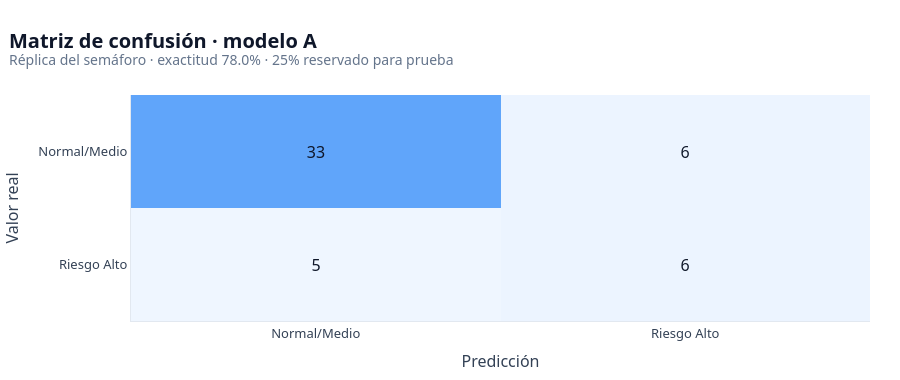

Notebook code cell kept with this figure:
### Code cell
etiquetas_clase = ["Normal/Medio", "Riesgo Alto"]

fig_cm = px.imshow(
    cm,
    text_auto=True,
    aspect="auto",
    x=etiquetas_clase,
    y=etiquetas_clase,
    color_continuous_scale=["#EFF6FF", "#DBEAFE", "#BFDBFE", "#93C5FD", "#60A5FA"],
    labels=dict(x="Predicción", y="Valor real", color="Casos"),
)
estilo_fig(
    fig_cm,
    "Matriz de confusión · modelo A",
    f"Réplica del semáforo · exactitud {res_a['accuracy']:.1%} · 25% reservado para prueba",
    height=380,
)
fig_cm.update_layout(coloraxis_showscale=False)
fig_cm.update_traces(textfont=dict(size=16, color="#0F172A"))
fig_cm.show()

fig_roc_b = None
if res_b:
    from sklearn.metrics import roc_curve

    fpr, tpr, _ = roc_curve(yb_test, yb_proba)
    fig_roc_b = go.Figure()
    fig_roc_b.add_trace(go.Scatter(x=fpr, y=tpr, mode="lines", name="Random Forest",
                                   line=dict(color="#2563EB", width=3)))
    fig_roc_b.add_trace(go.Scatter(x=[0, 1], y=[0, 1], mode="lines", name="Azar",
                                   line=dict(color="#94A3B8", dash="dash")))
    estilo_fig(
        fig_roc_b,
        "Curva ROC · abandono observado",
        f"Corte {res_b['corte']} · AUC {res_b['auc']:.3f} · {res_b['alumnos']} alumnos",
        height=420,
        grid="both",
    )
    fig_roc_b.update_xaxes(title="Tasa de falsos positivos")
    fig_roc_b.update_yaxes(title="Tasa de verdaderos positivos")
    fig_roc_b.show()

### Figure 1 — Plotly figure (JSON) as saved in the notebook; plotly's stock layout.template omitted (floating-point values rounded to 4 significant figures)
{"data": [{"coloraxis": "coloraxis", "hovertemplate": "Predicción: %{x}<br>Valor real: %{y}<br>Casos: %{z}<extra></extra>", "name": "0", "textfont": {"color": "#0F172A", "size": 16}, "texttemplate": "%{z}", "type": "heatmap", "x": ["Normal/Medio", "Riesgo Alto"], "xaxis": "x", "y": ["Normal/Medio", "Riesgo Alto"], "yaxis": "y", "z": [[33, 6], [5, 6]]}], "layout": {"coloraxis": {"autocolorscale": false, "colorbar": {"title": {"text": "Casos"}}, "colorscale": [[0, "#EFF6FF"], [0.25, "#DBEAFE"], [0.5, "#BFDBFE"], [0.75, "#93C5FD"], [1, "#60A5FA"]], "showscale": false}, "font": {"color": "#334155", "family": "Segoe UI, Arial, sans-serif", "size": 13}, "height": 380, "hoverlabel": {"bgcolor": "white", "font": {"family": "Segoe UI, Arial", "size": 12}}, "legend": {"orientation": "h", "title": {"text": ""}, "traceorder": "normal", "x": 1, "xanchor": "right", "y": 1.02, "yanchor": "bottom"}, "margin": {"b": 45, "l": 20, "r": 30, "t": 95}, "paper_bgcolor": "white", "plot_bgcolor": "white", "title": {"font": {"color": "#0F172A", "size": 20}, "text": "<b>Matriz de confusión · modelo A</b><br><sup style='color:#64748B'>Réplica del semáforo · exactitud 78.0% · 25% reservado para prueba</sup>", "x": 0.01, "xanchor": "left"}, "xaxis": {"anchor": "y", "domain": [0, 1], "gridcolor": "#F1F5F9", "linecolor": "#E2E8F0", "showgrid": false, "title": {"text": "Predicción"}}, "yaxis": {"anchor": "x", "autorange": "reversed", "domain": [0, 1], "gridcolor": "#F1F5F9", "linecolor": "#E2E8F0", "showgrid": true, "title": {"text": "Valor real"}, "zeroline": false}}}
